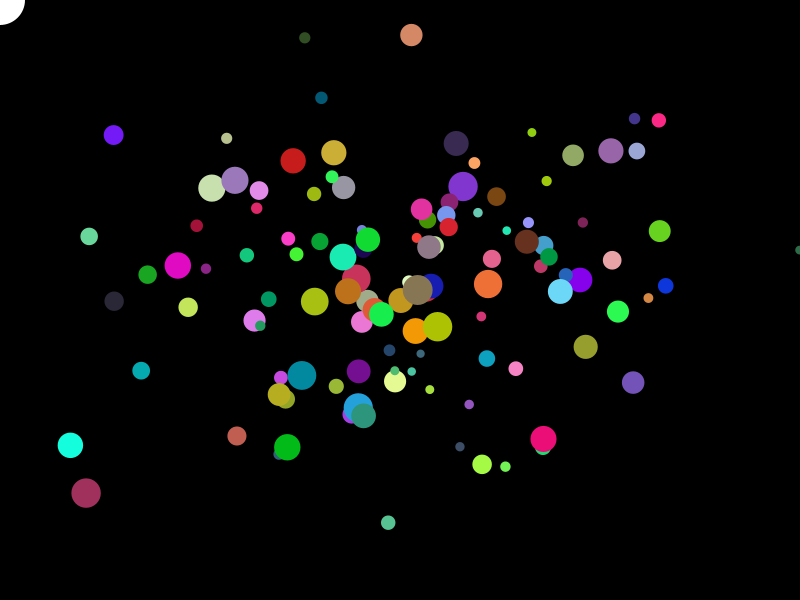
Frame 1 (no input)
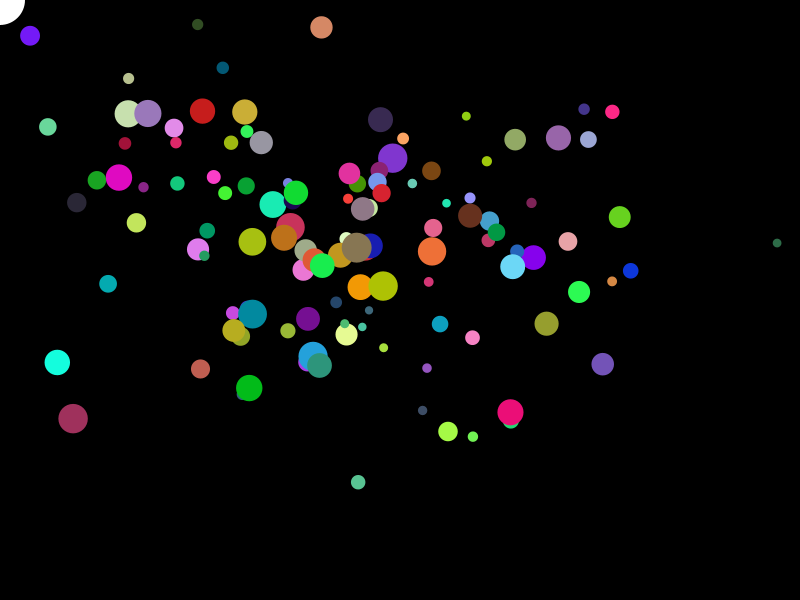
Frame 60 (the mouse pressed at the canvas centre just before this capture)
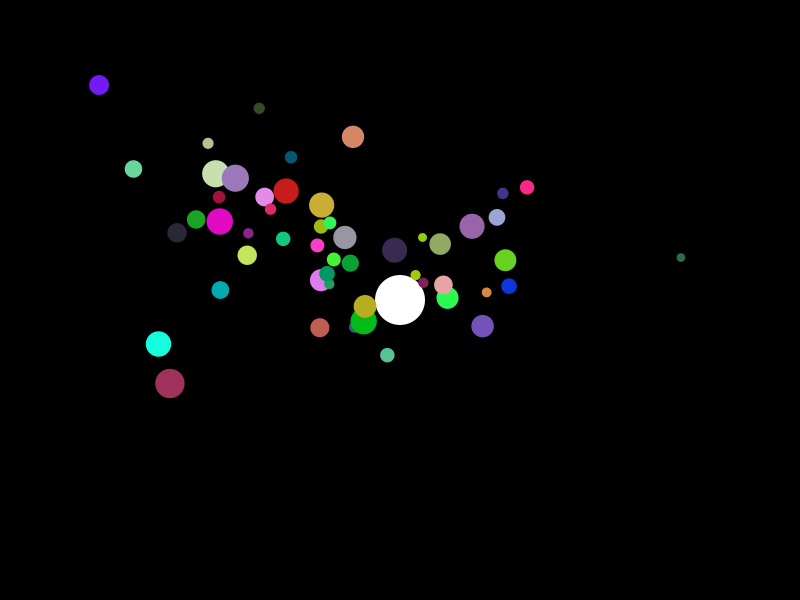
Frame 120 (the mouse held since frame 60 and released just before this capture)

The Processing sketch that drew these frames (run headless with seeded random() and noise(); from frame 60 on, the mouse is pressed at the canvas centre):

// Processing sketch: Midterms
// ── Midterms.pde
BlackHole blackHole;
Matter[] matters;

int matterCount = 120;
int resetFrames = 600;
int timer = 0;

void setup() {
  size(800, 600);
  initializeSimulation();
}

void draw() {
  background(0);

  blackHole.update();
  blackHole.display();

  for (int i = 0; i < matters.length; i++) {
    if (matters[i].active) {
      matters[i].moveTowards(blackHole.position, blackHole.size);
      matters[i].display();
    }
  }

  timer++;

  if (timer >= resetFrames) {
    initializeSimulation();
  }
}

void initializeSimulation() {
  blackHole = new BlackHole();

  matters = new Matter[matterCount];
  for (int i = 0; i < matters.length; i++) {
    matters[i] = new Matter();
  }

  timer = 0;
}

// ── Blackhole.pde
class BlackHole {
  PVector position;
  float size;

  BlackHole() {
    position = new PVector(random(width), random(height));
    size = 50;
  }

  void update() {
    position.x = mouseX;
    position.y = mouseY;
  }

  void display() {
    noStroke();
    fill(255);
    ellipse(position.x, position.y, size, size);
  }
}

// ── Matter.pde
class Matter {
  PVector position;
  PVector velocity;
  float size;
  color c;
  boolean active;

  Matter() {
    float x = width / 2 + (float)randomGaussian() * 150;
    float y = height / 2 + (float)randomGaussian() * 100;

    x = constrain(x, 0, width);
    y = constrain(y, 0, height);

    position = new PVector(x, y);
    velocity = new PVector(0, 0);

    size = random(8, 30);
    c = color(random(255), random(255), random(255));
    active = true;
  }

  void moveTowards(PVector target, float blackHoleSize) {
    if (!active) {
      return;
    }

    PVector direction = PVector.sub(target, position);
    float distance = direction.mag();

    if (distance < blackHoleSize / 2 + size / 2) {
      active = false;
      return;
    }

    direction.normalize();

    float speed = map(distance, 0, width, 2.5, 0.4);
    speed = constrain(speed, 0.4, 2.5);

    direction.mult(speed);
    velocity = direction;
    position.add(velocity);
  }

  void display() {
    if (!active) {
      return;
    }

    noStroke();
    fill(c);
    ellipse(position.x, position.y, size, size);
  }
}
